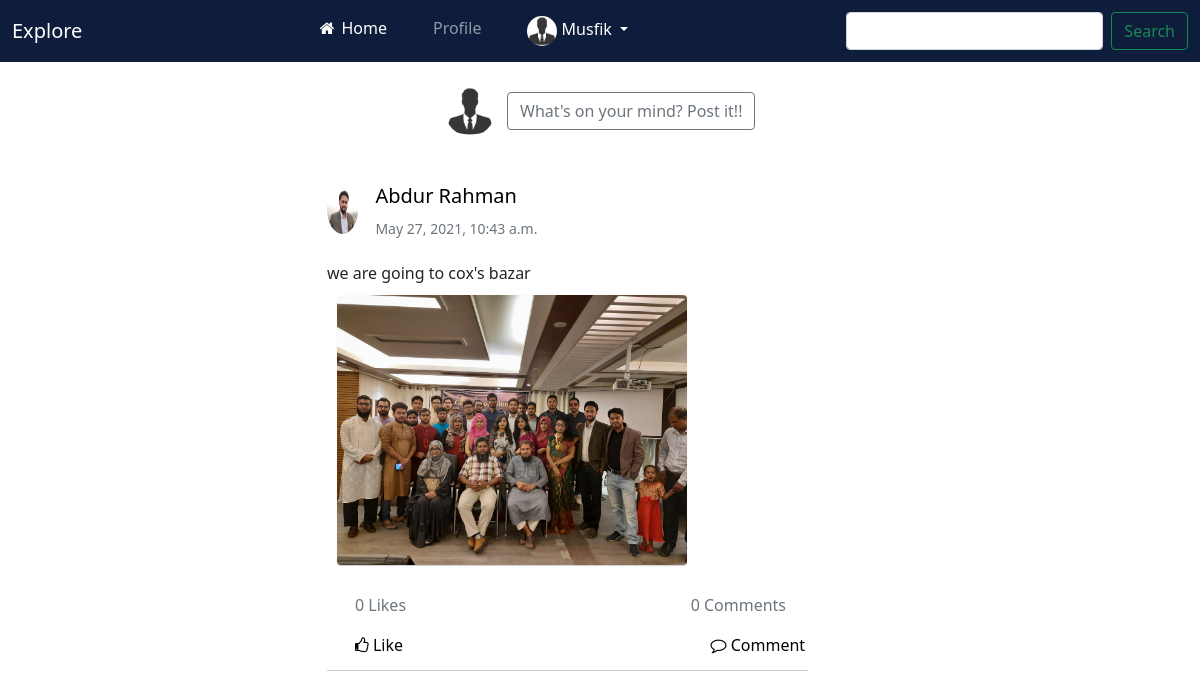
/user/home/ (signed in), run on an earlier commit of the app's database.
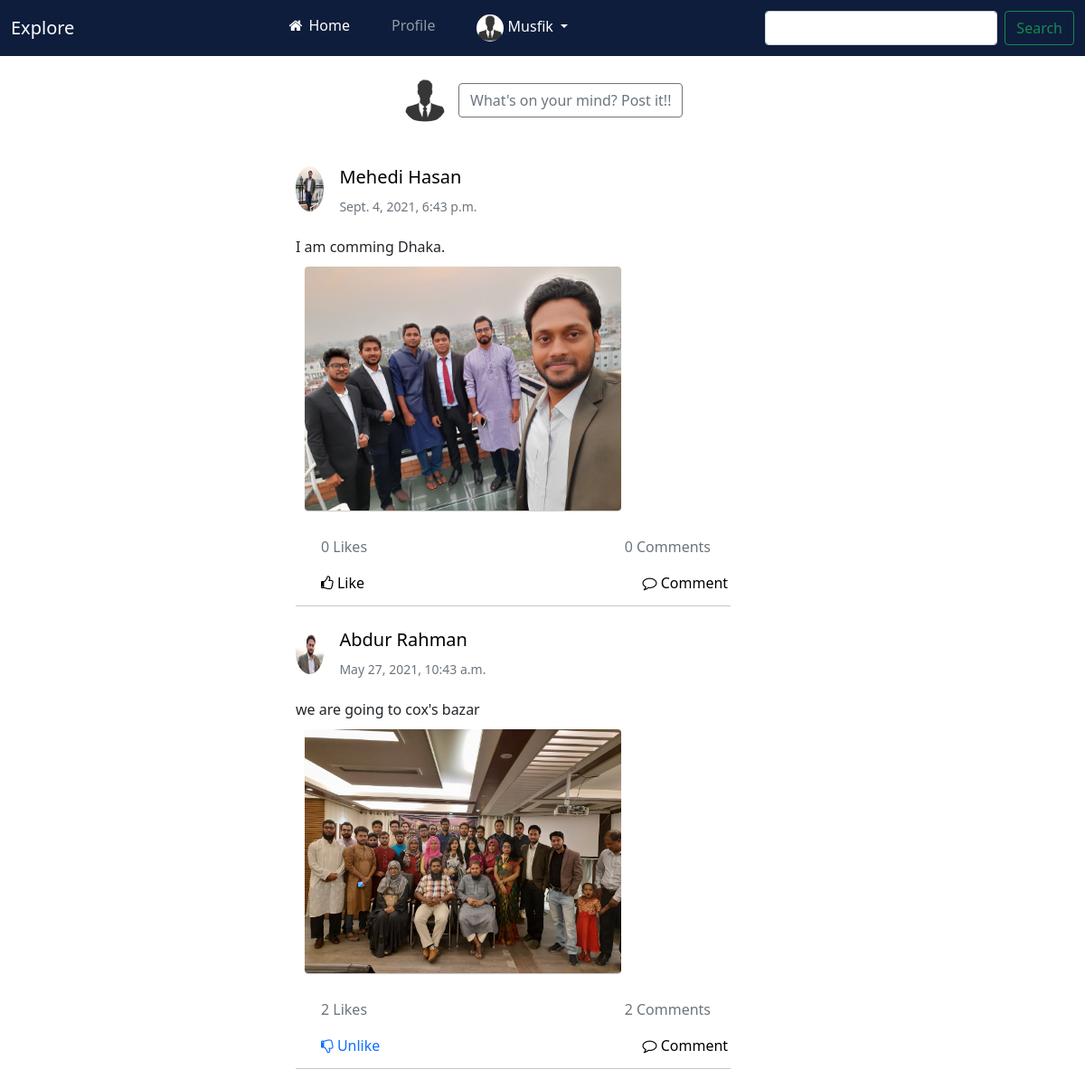
And on a later commit of the database.
### app_user_activity/models.py (models this page shows, shortened)
class UserPost(models.Model):
    author = models.ForeignKey(User,on_delete = models.CASCADE, related_name='user_post')
    post_description = models.TextField(blank=True)
    post_image = models.FileField(blank=True,upload_to='post_pic')
    upload_date = models.DateTimeField(auto_now_add=True)
    update_time = models.DateTimeField(auto_now=True)
    class Meta:
        ordering = ['-upload_date',]

### app_login/models.py (models this page shows, shortened)
class UserProfile(models.Model):
    user = models.OneToOneField(User, on_delete=models.CASCADE, related_name='user_profile')
    profile_pic = models.ImageField(upload_to='profile_pics',verbose_name='Profile Photo')
    school = models.CharField(max_length=150,blank=True, verbose_name='Add School')
    College = models.CharField(max_length=150, blank=True, verbose_name='Add College')
    other_institution = models.CharField(max_length=250, blank=True, verbose_name='Add institution')
    training = models.CharField(max_length=250, blank=True, verbose_name='Add training(if you have any)')
    dob = models.DateField(blank=True, verbose_name='Date of Birth',null=True)
    facebook_id = models.URLField(blank=True, verbose_name='Facebok Id')

### app_user_activity/views.py (the view)
# urls.py: path('home/', views.home, name='home'),
@login_required
def home(request):
    following_list = models.Follow.objects.filter(follower=request.user)
    posts = models.UserPost.objects.filter(author__in=following_list.values_list('following'))
    liked_post = models.Like.objects.filter(user_liked=request.user)
    liked_post_list = liked_post.values_list('post_liked',flat=True)
    diction = {'posts':posts,'liked_post_list':liked_post_list}
    return render(request,'app_user_activity/home.html',context=diction)

### templates/app_user_activity/home.html (shortened to what this page needs)
{% extends 'navbar.html' %}
{% load crispy_forms_tags %}
{% load static %}
{% block body_block %}
    <div class="row mb-5">
            <div class="col-12 mx-auto text-center">
                {% if user.user_profile.profile_pic %}
                    <img src="/media/{{ user.user_profile.profile_pic }}" class="img-fluid mx-auto rounded-circle mr-2" alt="Profile picture" style="height: 50px; width: 50px;">
                {% else %}
                <img src="/media/profile_pics/default_profile.jpg" class=" img-fluid mx-auto rounded-circle" alt="Profile picture" style="max-height: 50px; max-width: 50px;">
                {% endif %}
                 &nbsp;&nbsp;<a href="{% url 'app_user_activity:post' %}" style="text-decoration: none;" class="btn btn-outline-secondary rounded">What's on your mind? Post it!!</a>
            </div>
    </div>
    <div class="row">
        <div class="col-md-3">
        </div>
        <div class="col-md-7 mx-auto">
                {% for post in posts %}
                        <div class="row">
                            <div class="col-1 mx-auto">
                                {% if post.author.user_profile.profile_pic %}
                                    <img src="/media/{{ post.author.user_profile.profile_pic }}" class="img-fluid mx-auto rounded-circle mr-2" alt="Profile picture" style="height: 50px; width: 60px;">
                                {% else %}
                                    <img src="/media/profile_pics/default_profile.jpg" class=" img-fluid mx-auto rounded-circle" alt="Profile picture" style="height: 50px; width: 60px;">
                                {% endif %}
                            </div>
                            <div class="col-11 pt-0" style="padding-left: 5px;padding-bottom: 0px; margin: 0px;;">
                                <h5><a href="{% url 'app_user_activity:profile_visit' username=post.author.username %}" style="text-decoration:none;color:black;">{{ post.author.first_name }} {{ post.author.last_name }}</a></h5>
                                <small class="text-muted" style="padding-top: 0px; margin:0px;">{{ post.upload_date }}</small>
                            </div>
                        </div>
                        <div class="row mx-auto" style="padding:0px; margin-left: 15px;">
                            {{ post.post_description }}
                            <div class="tz-gallery">
                                <a class="lightbox" href="/media/{{ post.post_image }}">
                                    <img src="/media/{{ post.post_image }}" class="img-fluid mx-auto" alt="Profile picture" style="height: 270px; width: 350px;">
                                </a>
                            </div>
                            <div class="row">
                                <div class="col-4">
                                    <ul class="list-group">
                                        <li class="list-group-item border-0"><a href="" data-bs-toggle="modal" data-bs-target="#staticBackdrop" style="text-decoration: none;" class="text-muted">{{ post.liked_post.count }} Likes</a></li>
                                    </ul>
                                </div>
                                <div class="col-8 text-center">
                                    <div id="" style="text-decoration: none;cursor: pointer;" class="list-group-item text-muted border-0 comment_show">{{ post.blog_comments.count }} Comments
                                    </div>
                                </div>
                            </div>
                        </div>
                        <div class="row m-0 p-0">
                            <div class="col-6">
                                {% if post.pk in liked_post_list %}
                                      <ul class="list-group">
                                        <li class="list-group-item border-0"><a href="{% url 'app_user_activity:unlike' pk=post.pk %}" style="text-decoration: none;"><i class="fa fa-thumbs-o-down" aria-hidden="true"></i> Unlike </a></li>
                                    </ul>
                                {% else %}
                                    <ul class="list-group">
                                        <li class="list-group-item border-0"><a href="{% url 'app_user_activity:like' pk=post.pk %}" style="text-decoration: none; color: black;"><i class="fa fa-thumbs-o-up" aria-hidden="true"></i> Like </a></li>
                                    </ul>
                                {% endif %}
                            </div>
                            <div class="col-6">
                                <ul class="list-group">
                                    <li class="list-group-item border-0"><a href="{% url 'app_user_activity:comment' pk=post.pk %}" style="text-decoration: none; color: black; padding-left: 35px;"><i class="fa fa-comment-o"></i> Comment</a></li>
                                </ul>
                            </div>
                        </div>
                {% endfor %}
        </div>
        <div class="col-md-2">
        </div>
    </div>
{% endblock body_block %}

### templates/navbar.html (shortened to what this page needs)
<!doctype html>
{% load static %}
<html lang="en">
  <head>
    <link href="https://cdn.jsdelivr.net/npm/bootstrap@5.0.0-beta3/dist/css/bootstrap.min.css" rel="stylesheet">
    <link rel="stylesheet" href="https://cdnjs.cloudflare.com/ajax/libs/font-awesome/4.7.0/css/font-awesome.min.css">
    <link rel="stylesheet" href="https://cdnjs.cloudflare.com/ajax/libs/baguettebox.js/1.8.1/baguetteBox.min.css">
    <link rel="stylesheet" href="{% static 'css/main.css' %}">
  </head>
  <body>
    <nav class="navbar navbar-expand-lg navbar-dark sticky-top" style="background: #0e1d3b;">
        <div class="container-fluid">
          <a class="navbar-brand" href="#">Explore</a>
          <div class="collapse navbar-collapse" id="navbarNav">
            <ul class="navbar-nav mx-auto">
              <li class="nav-item" style="padding-right: 30px;">
                <a class="nav-link active" aria-current="page" href="{% url 'app_user_activity:home' %}"><i class="fa fa-home fa-fw" aria-hidden="true"></i> Home</a>
              </li>
              <li class="nav-item" style="padding-right: 30px;">
                <a class="nav-link" href="{% url 'app_login:profile' %}">Profile</a>
              </li>
             <li class="nav-item dropdown">
            {% if user.user_profile.profile_pic %}
              <a class="nav-link dropdown-toggle text-white" href="#" id="navbarDarkDropdownMenuLink" role="button" data-bs-toggle="dropdown" aria-expanded="false">
                <img src="/media/{{ user.user_profile.profile_pic }}" alt="" class="rounded-circle" style="height: 30px; width: 30px;">  {{user.username}}
              </a>
            {% else %}
              <a class="nav-link dropdown-toggle text-white" href="#" id="navbarDarkDropdownMenuLink" role="button" data-bs-toggle="dropdown" aria-expanded="false">
                <img src="/media/profile_pics/default_profile.jpg" alt="" class="rounded-circle" style="height: 30px; width: 30px;">  {{user.username}}
              </a>
            {% endif %}
          </li>
          </ul>
          <form class="d-flex" method='GET' action="{% url 'app_user_activity:search_user' %}">
            <input type="Search" class="form-control me-2" name="search">
            <input class="btn btn-outline-success" type="submit" value="Search">
          </form>
          </div>
        </div>
      </nav>
    <div class="container mt-4">
        {% block body_block %}
        {% endblock body_block %}
    </div>
  </body>
</html>

### static/css/main.css (style rules this page uses)
.tz-gallery { padding: 10px; }
.tz-gallery .lightbox img { width: 100%; margin-bottom: 10px; transition: 0.2s ease-in-out; box-shadow: 0 1px 1px rgba(0,0,0,0.2); }
.tz-gallery img { border-radius: 4px; }

What changed in the data, as far as the page shows it:
added UserPost: author.user_profile.profile_pic (picture), author.first_name "Mehedi", author.last_name "Hasan", upload_date "Sept. 4, 2021, 6:43 p.m.", post_description "I am comming Dhaka.", post_image (picture), liked_post.count "0", blog_comments.count "0", shows "Like"
computed for UserPost "we are going to cox's bazar": liked_post.count "0" → "2"; blog_comments.count "0" → "2"; text "Like" → "Unlike"
